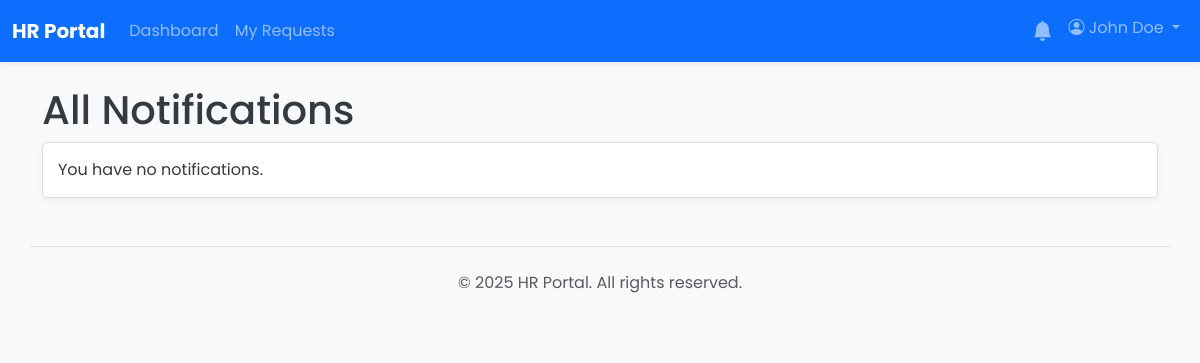
Before: /notifications.php (signed in) with the older database file.
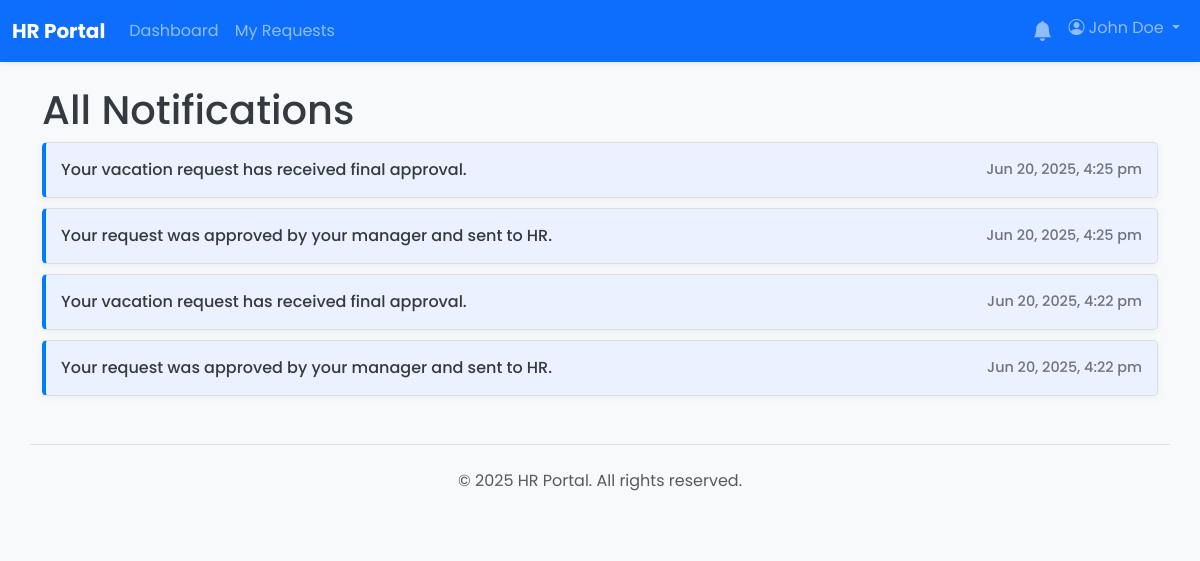
After: the same page with the newer database file.
### tables this page shows
CREATE TABLE `notifications` (
  `id` int(11) NOT NULL,
  `user_id` int(11) NOT NULL,
  `message` varchar(255) NOT NULL,
  `is_read` tinyint(1) NOT NULL DEFAULT 0,
  `request_id` int(11) DEFAULT NULL,
  `created_at` timestamp NOT NULL DEFAULT current_timestamp()
);

### notifications.php (the view, shortened to what this page needs)
<?php
require_once __DIR__ . '/app/core/database.php';
$user_id = get_current_user_id();
$stmt = $pdo->prepare("SELECT * FROM notifications WHERE user_id = ? ORDER BY created_at DESC");
$stmt->execute([$user_id]);
$notifications = $stmt->fetchAll();
include __DIR__ . '/app/templates/header.php';
?>
<h1>All Notifications</h1>
<ul class="notification-list-page">
    <?php if (empty($notifications)): ?>
        <li>You have no notifications.</li>
    <?php else: ?>
        <?php foreach ($notifications as $notif): ?>
            <li class="<?= $notif['is_read'] ? '' : 'unread' ?>">
                <a href="<?= $notif['request_id'] ? '/requests/view.php?id='.$notif['request_id'] : '#' ?>">
                    <?= htmlspecialchars($notif['message']) ?>
                </a>
                <span class="time"><?= date('M d, Y, g:i a', strtotime($notif['created_at'])) ?></span>
            </li>
        <?php endforeach; ?>
    <?php endif; ?>
</ul>
<?php include __DIR__ . '/app/templates/footer.php'; ?>

### app/templates/header.php (shortened to what this page needs)
<!DOCTYPE html>
<html lang="en">
<head>
    <link href="https://cdn.jsdelivr.net/npm/bootstrap@5.3.2/dist/css/bootstrap.min.css" rel="stylesheet" xintegrity="sha384-T3c6CoIi6uLrA9TneNEoa7RxnatzjcDSCmG1MXxSR1GAsXEV/Dwwykc2MPK8M2HN">
    <link rel="stylesheet" href="/css/style.css">
    <link rel="stylesheet" href="/css/dashboard-improvements.css">
    <link rel="stylesheet" href="https://cdn.jsdelivr.net/npm/bootstrap-icons@1.11.3/font/bootstrap-icons.min.css">
</head>
<body class="bg-light" data-user-role="<?= htmlspecialchars($_SESSION['role'] ?? 'user') ?>">
<nav class="navbar navbar-expand-lg navbar-dark bg-primary shadow-sm">
    <div class="container-fluid">
        <a class="navbar-brand fw-bold" href="/"><?php echo htmlspecialchars(SITE_NAME); ?></a>
        <div class="collapse navbar-collapse" id="main-nav">
            <ul class="navbar-nav me-auto mb-2 mb-lg-0">
                <?php if (isset($_SESSION['user_id'])): ?>
                    <li class="nav-item"><a class="nav-link" href="/index.php">Dashboard</a></li>
                    <li class="nav-item"><a class="nav-link" href="/requests/index.php">My Requests</a></li>
                <?php endif; ?>
            </ul>
            <ul class="navbar-nav ms-auto">
                <?php if (isset($_SESSION['user_id'])): ?>
                    <li class="nav-item dropdown">
                        <a class="nav-link" href="#" id="notification-bell" role="button" data-bs-toggle="dropdown" aria-expanded="false">
                            <i class="bi bi-bell-fill position-relative fs-5">
                            </i>
                        </a>
                    </li>
                    <li class="nav-item dropdown">
                        <a class="nav-link dropdown-toggle" href="#" role="button" data-bs-toggle="dropdown" aria-expanded="false">
                            <i class="bi bi-person-circle"></i> <?php echo htmlspecialchars($_SESSION['full_name']); ?>
                        </a>
                    </li>
                <?php else: ?>
                    <li class="nav-item"><a class="nav-link" href="/login.php">Login</a></li>
                <?php endif; ?>
            </ul>
        </div>
    </div>
</nav>
<main class="container mt-4">

### app/templates/footer.php (shortened to what this page needs)
</main>
<footer class="container mt-5 py-4 border-top">
    <div class="text-center text-muted">
        <p>&copy; <?php echo date('Y'); ?> <?php echo htmlspecialchars(SITE_NAME); ?>. All rights reserved.</p>
    </div>
</footer>
</body>
</html>

### css/style.css (style rules this page uses)
* { box-sizing: border-box; }
html, body { height: 100%; margin: 0; padding: 0; }
body { font-family: 'Poppins', sans-serif; background-color: #f0f2f5; color: #343a40; }
a { color: #007bff; text-decoration: none; transition: color 0.2s ease-in-out; }
.notification-list-page { list-style: none; padding: 0; }
.notification-list-page li { background: #fff; border: 1px solid #e0e0e0; padding: 1rem 1.5rem; margin-bottom: 0.75rem; border-radius: 0.75rem; display: flex; justify-content: space-between; align-items: center; transition: all 0.2s ease-in-out; box-shadow: 0 2px 8px rgba(0, 0, 0, 0.05); }
.notification-list-page li.unread { background-color: #e6f2ff; border-left: 5px solid #007bff; font-weight: 500; }
.notification-list-page a { text-decoration: none; color: #343a40; flex-grow: 1; display: block; }
.notification-list-page .time { color: #6c757d; font-size: 0.85em; flex-shrink: 0; margin-left: 20px; }
.mt-4 { margin-top: 1.5rem !important; }
.py-4 { padding-top: 1.5rem !important; padding-bottom: 1.5rem !important; }

### notifications.php (style rules this page uses)
.notification-list-page { list-style: none; padding: 0; }
.notification-list-page li { background: #fff; border: 1px solid #ddd; padding: 15px; margin-bottom: 10px; border-radius: 5px; display: flex; justify-content: space-between; align-items: center; transition: background-color 0.2s; }
.notification-list-page li.unread { background-color: #eaf2ff; border-left: 4px solid #007bff; }
.notification-list-page a { text-decoration: none; color: inherit; flex-grow: 1; }
.notification-list-page .time { color: #6c757d; font-size: 0.9em; flex-shrink: 0; margin-left: 20px; }

Changed rows visible on the page:
added notifications: message "Your vacation request has received final approval.", created_at "Jun 20, 2025, 4:25 pm"
added notifications: message "Your request was approved by your manager and sent to HR.", created_at "Jun 20, 2025, 4:25 pm"
added notifications: message "Your vacation request has received final approval.", created_at "Jun 20, 2025, 4:22 pm"
added notifications: message "Your request was approved by your manager and sent to HR.", created_at "Jun 20, 2025, 4:22 pm"
Other visible differences:
text no longer shown: "You have no notifications."
